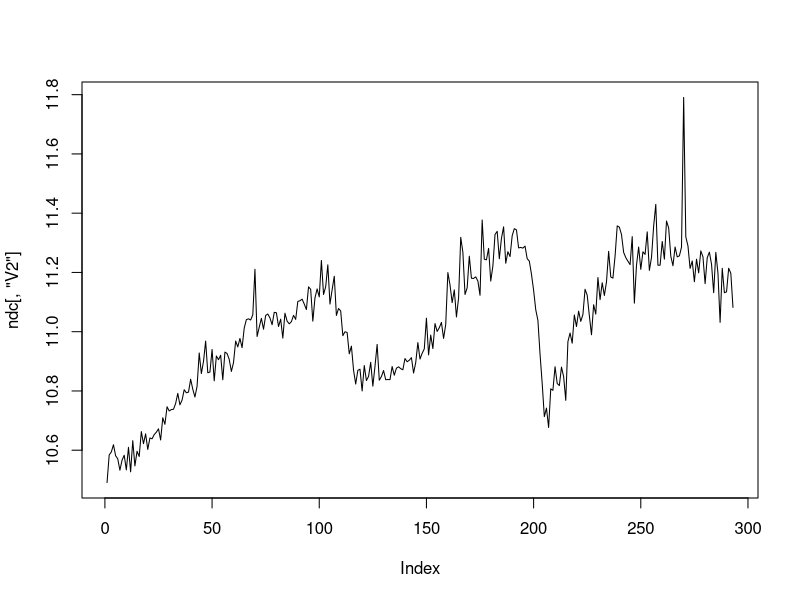
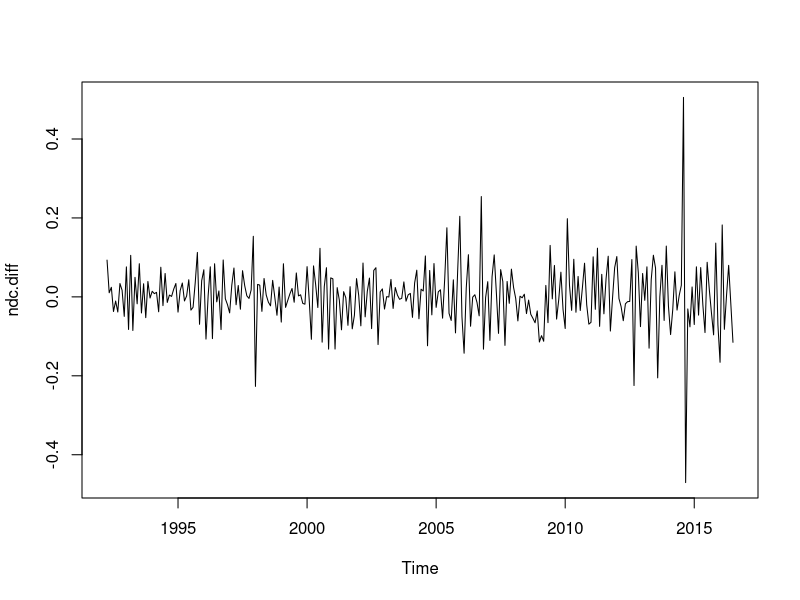
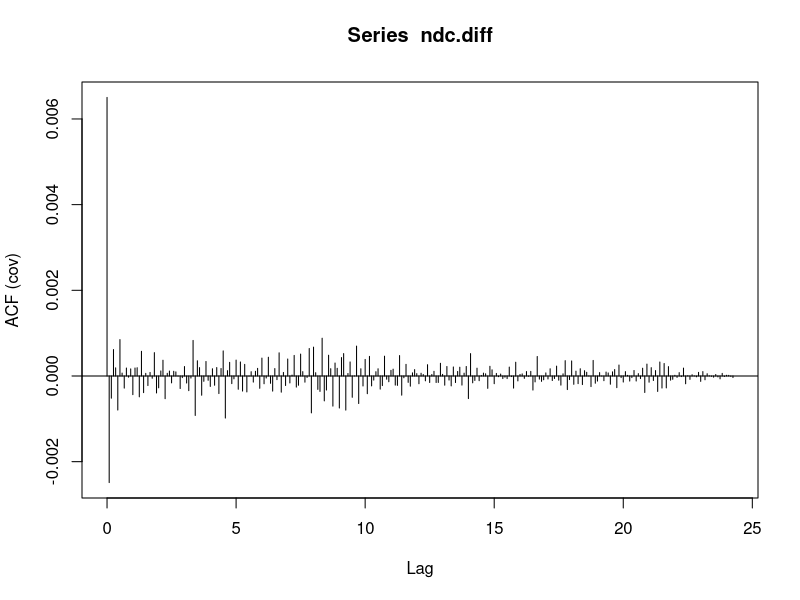
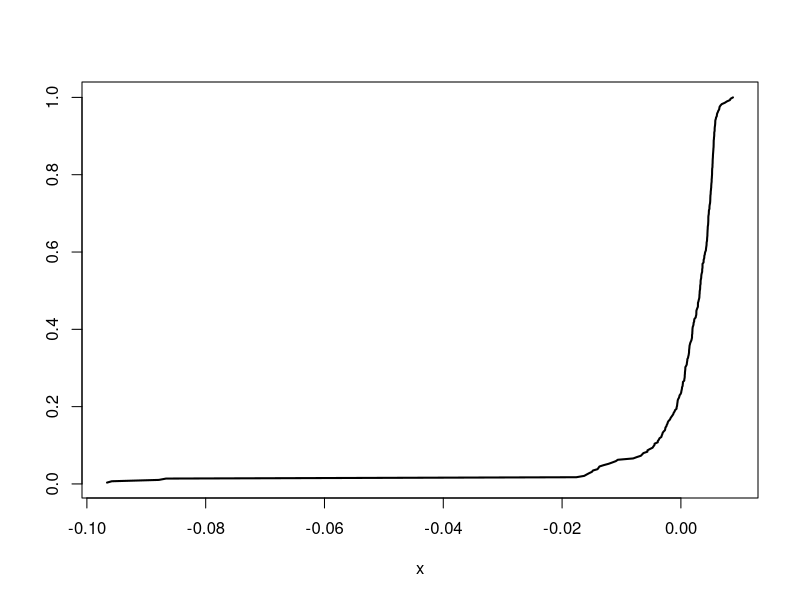
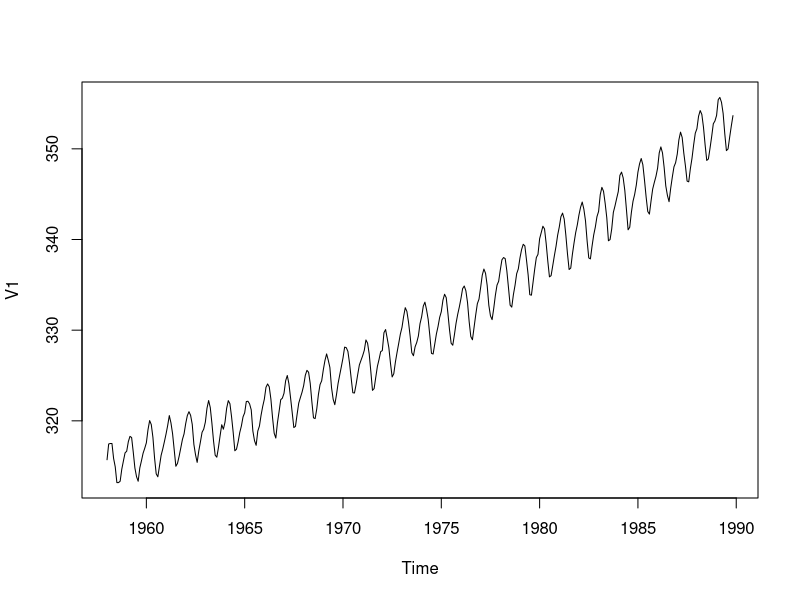
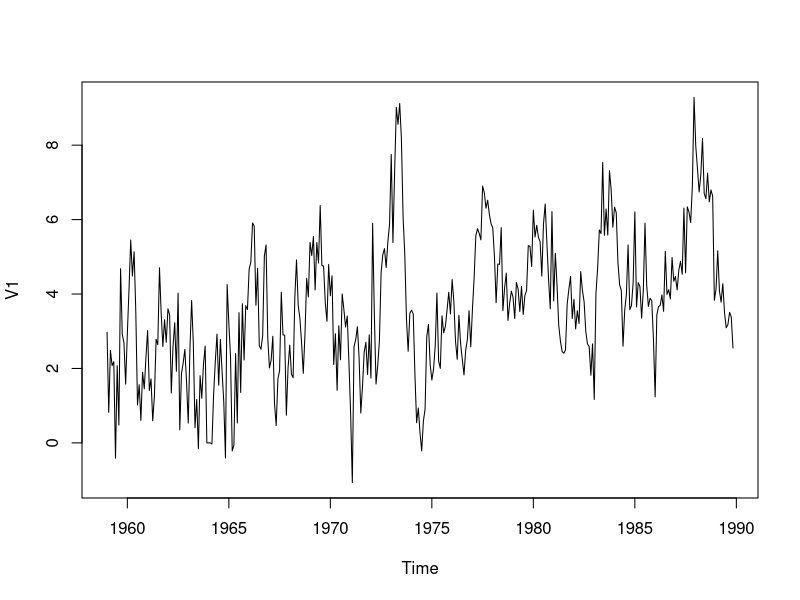
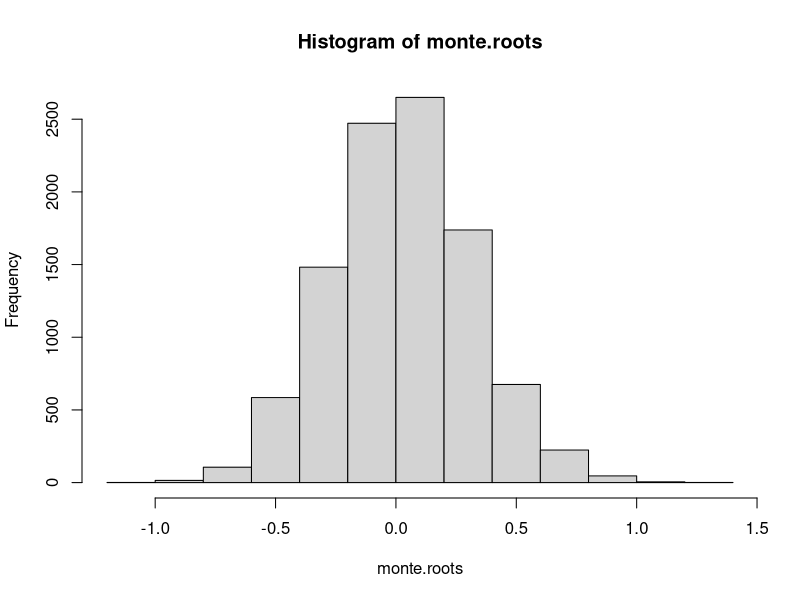
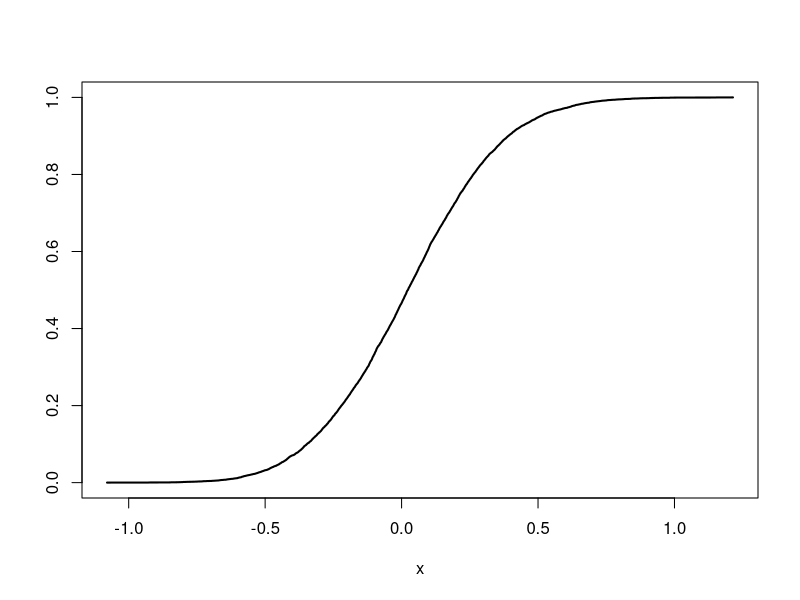

Generate these figures, in order, with R:
## ---- chunk 1
knitr::opts_chunk$set(echo = TRUE)
## ---- chunk 2
ndc <- read.table("lectures/datasets/Nondefcap.dat")
plot(ndc[,'V2'], type='l')
## ---- chunk 3
ndc <- ts(ndc[,2], start=c(1992,3), frequency=12, names = 'NewOrders')

# differencing to remove trend
ndc.diff <- diff(ndc)
plot(ndc.diff)
## ---- chunk 4
n <- length(ndc.diff) # n is 292
gamma.hat <- acf(ndc.diff, lag = n-1, type = "covariance")$acf[,,1] 

ndc.acf1 <- gamma.hat[2]
## ---- chunk 5
b.sub <- 5
q.sub <- floor(n-b.sub+1)
#q.sub
sub.edf <- NULL

for(i in 1:q.sub)
{
  sub.ndc <- ndc.diff[i:(i+b.sub-1)]
  gamma.sub <- acf(sub.ndc, lag = b.sub-1, type = "covariance", plot = FALSE)$acf[,,1]
  sub.edf <- c(sub.edf, sqrt(b.sub)*(gamma.sub[2]-ndc.acf1))
}

sub.edf <- sort(sub.edf)
interval <- c(sub.edf[floor(.025*q.sub)], sub.edf[floor(.975*q.sub)])
interval
## ---- chunk 6
ndc.acf1 - ((interval)/sqrt(n))
## ---- chunk 7
plot(sub.edf, seq(1, q.sub)/q.sub, type = "l", xlab = 'x', ylab = '', lwd = 2)
## ---- chunk 8
mau <- read.table("lectures/datasets/mauna.dat", header = FALSE, sep = "")
head(mau)
## ---- chunk 9
mau <- ts(mau, start = 1958, frequency = 12)
plot(mau)
## ---- chunk 10
mau.gr <- 1000*diff(log(mau), lag = 12)
n <- length(mau.gr)
plot(mau.gr)
## ---- chunk 11
mau.mean <- mean(mau.gr)
mau.mean
## ---- chunk 12
b <- ceiling(sqrt(n))
#b <- ceiling(n^(1/3))
#b <- ceiling(n^(2/3))

k <- ceiling(n/b) # 19
Q.big <- n - b + 1 # 352
monte.roots <- NULL

Monte <- 10000
for (i in 1:Monte)
{
  monte.sample <- NULL
  for (j in 1:k)
  {
    boot.index <- sample(Q.big, size = 1)
    monte.sample <- c(monte.sample, mau.gr[seq(boot.index, boot.index+b-1)])
  }
  monte.sample <- monte.sample[1:n]
  monte.root <- mean(monte.sample) - mau.mean
  monte.roots <- c(monte.roots, monte.root)
}

hist(monte.roots)
## ---- chunk 13
interval <- c(sort(monte.roots)[floor(.025*Monte)], sort(monte.roots)[floor(.975*Monte)])
## ---- chunk 14
# CI
mau.mean + interval
## ---- chunk 15
plot(sort(monte.roots), seq(1, Monte)/Monte, type = "l", xlab = "x", ylab = "", lwd = 2)
